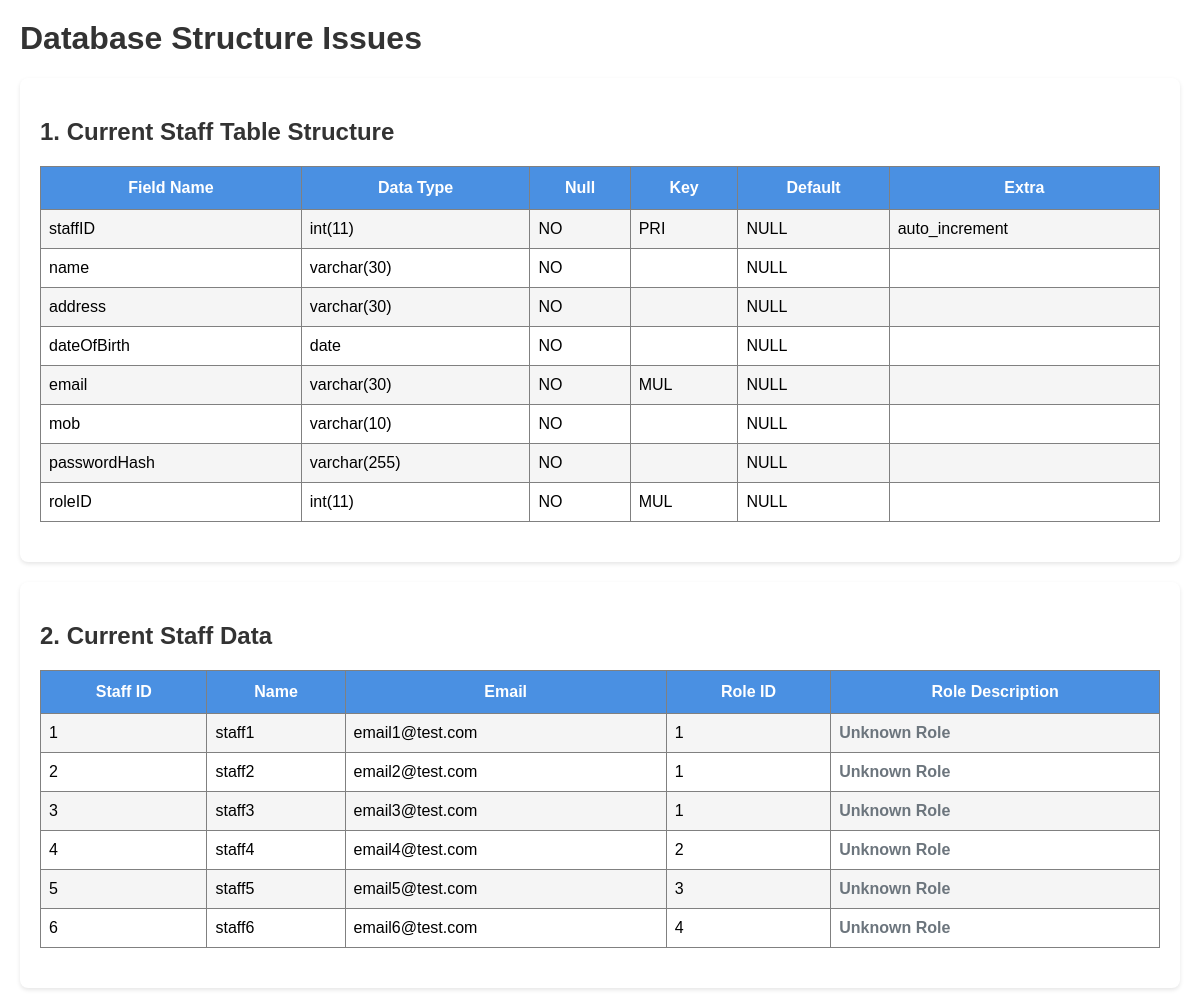
The app's page /anthonyfastfood/part2/show_database_issues.php with its own data.
### tables this page shows
CREATE TABLE `staff` (
  `staffID` int(11) NOT NULL AUTO_INCREMENT,
  `name` varchar(30) NOT NULL,
  `address` varchar(30) NOT NULL,
  `dateOfBirth` date NOT NULL,
  `email` varchar(30) NOT NULL,
  `mob` varchar(10) NOT NULL,
  `passwordHash` varchar(255) NOT NULL,
  `roleID` int(11) NOT NULL,
  PRIMARY KEY (`staffID`),
  KEY `email` (`email`),
  KEY `roleID` (`roleID`),
  CONSTRAINT `staff_ibfk_1` FOREIGN KEY (`roleID`) REFERENCES `role` (`roleID`)
);

### anthonyfastfood/part2/show_database_issues.php (the view, shortened to what this page needs)
<?php
require_once 'db.php';
echo "<h1>Database Structure Issues</h1>";
echo "<div class='container'>";
echo "<h2>1. Current Staff Table Structure</h2>";
$result = $connection->query("DESCRIBE staff");
if ($result) {
    echo "<table border='1'>";
    echo "<tr>";
    echo "<th>Field Name</th>";
    echo "<th>Data Type</th>";
    echo "<th>Null</th>";
    echo "<th>Key</th>";
    echo "<th>Default</th>";
    echo "<th>Extra</th>";
    echo "</tr>";
    while ($row = $result->fetch_assoc()) {
        echo "<tr>";
        echo "<td>" . $row['Field'] . "</td>";
        echo "<td>" . $row['Type'] . "</td>";
        echo "<td>" . $row['Null'] . "</td>";
        echo "<td>" . $row['Key'] . "</td>";
        echo "<td>" . ($row['Default'] ?? 'NULL') . "</td>";
        echo "<td>" . $row['Extra'] . "</td>";
        echo "</tr>";
    }
    echo "</table>";
} else {
    echo "<p style='color: red;'>Failed to retrieve table structure: " . $connection->error . "</p>";
}
echo "</div>";
echo "<div class='container' style='margin-top: 20px;'>";
echo "<h2>2. Current Staff Data</h2>";
$result = $connection->query("SELECT staffID, name, email, roleID FROM staff ORDER BY roleID, staffID");
if ($result) {
    echo "<table border='1'>";
    echo "<tr>";
    echo "<th>Staff ID</th>";
    echo "<th>Name</th>";
    echo "<th>Email</th>";
    echo "<th>Role ID</th>";
    echo "<th>Role Description</th>";
    echo "</tr>";
    while ($row = $result->fetch_assoc()) {
        $role_description = match($row['roleID']) {
            1 => 'Administrator',
            2 => 'Manager',
            3 => 'Staff',
            default => 'Unknown Role'
        };
        $role_color = match($row['roleID']) {
            1 => '#dc3545',
            2 => '#fd7e14',
            3 => '#28a745',
            default => '#6c757d'
        };
        echo "<tr>";
        echo "<td>" . $row['staffID'] . "</td>";
        echo "<td>" . $row['name'] . "</td>";
        echo "<td>" . $row['email'] . "</td>";
        echo "<td>" . $row['roleID'] . "</td>";
        echo "<td style='color: " . $role_color . "; font-weight: bold;'>" . $role_description . "</td>";
        echo "</tr>";
    }
    echo "</table>";
} else {
    echo "<p style='color: red;'>Failed to retrieve staff data: " . $connection->error . "</p>";
}
echo "</div>";
?>

### anthonyfastfood/part2/show_database_issues.php (style rules this page uses)
h1, h2 { color: #333; }
table { width: 100%; border-collapse: collapse; margin-bottom: 20px; }
th { background-color: #4a90e2; color: white; padding: 12px 8px; }
td { padding: 10px 8px; }
tr:nth-child(even) { background-color: #f5f5f5; }
.container { background-color: white; padding: 20px; border-radius: 8px; box-shadow: 0 2px 4px rgba(0,0,0,0.1); }

### records on screen
staff: staffID "1", name "staff1", email "email1@test.com", roleID "1", roleID "Unknown Role"
staff: staffID "2", name "staff2", email "email2@test.com", roleID "1", roleID "Unknown Role"
staff: staffID "3", name "staff3", email "email3@test.com", roleID "1", roleID "Unknown Role"
staff: staffID "4", name "staff4", email "email4@test.com", roleID "2", roleID "Unknown Role"
staff: staffID "5", name "staff5", email "email5@test.com", roleID "3", roleID "Unknown Role"
staff: staffID "6", name "staff6", email "email6@test.com", roleID "4", roleID "Unknown Role"

### other values on screen
$row['Field'] "staffID"
$row['Type'] "int(11)"
$row['Null'] "NO"
$row['Key'] "PRI"
$row['Default'] "NULL"
$row['Extra'] "auto_increment"
$row['Field'] "name"
$row['Type'] "varchar(30)"
$row['Field'] "address"
$row['Field'] "dateOfBirth"
$row['Type'] "date"
$row['Field'] "email"
$row['Key'] "MUL"
$row['Field'] "mob"
$row['Type'] "varchar(10)"
